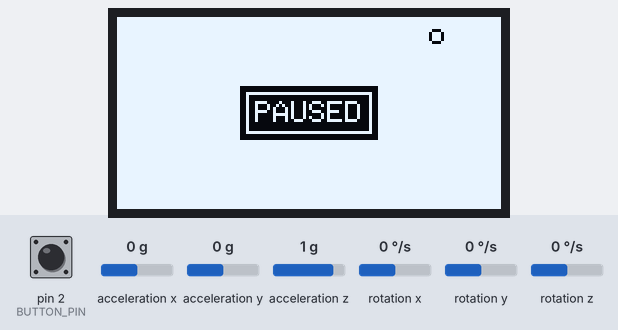
Simulated run of this program. Board: Arduino Uno, built with avr-gcc and run on an emulated ATmega328P. Parts: 128×64 one-colour display. Inputs (shaded band) come from the test bench; at power-on: pin 2 (BUTTON_PIN) HIGH, acceleration y 0 g, acceleration z 1 g, acceleration x 0 g, rotation x 0 °/s, rotation y 0 °/s, rotation z 0 °/s. The display library's start-up logo is not drawn; random numbers use the default seed unless the program sets one.

Above: at 1.2 s.
1.3 s: pin 2 (BUTTON_PIN) pulled LOW for 0.15 s
At 3.1 s:
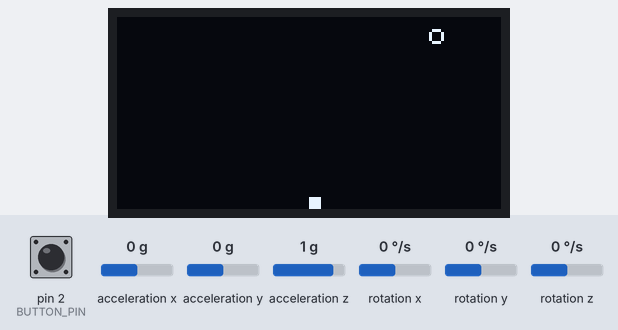
3.4 s: pin 2 (BUTTON_PIN) pulled LOW for 1 s
At 5.1 s:
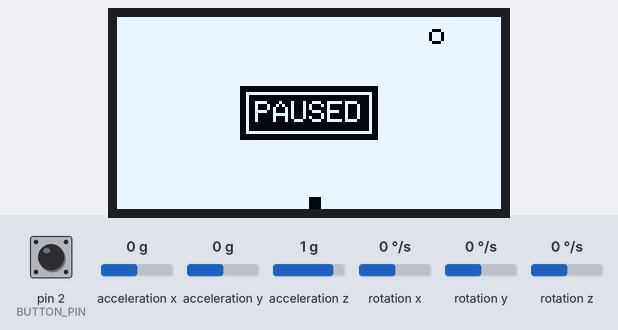
5.9 s: pin 2 (BUTTON_PIN) pulled LOW for 3.2 s
At 10.3 s:
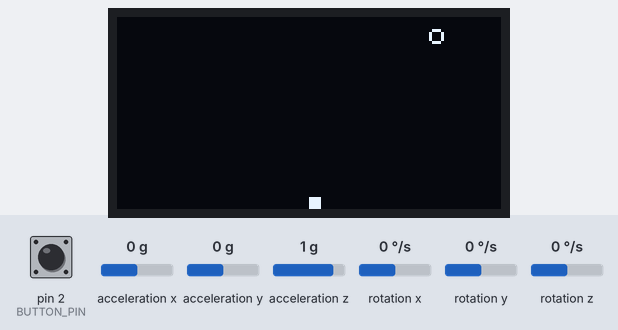
10.6 s: acceleration y set to -0.8 g
At 11.9 s:
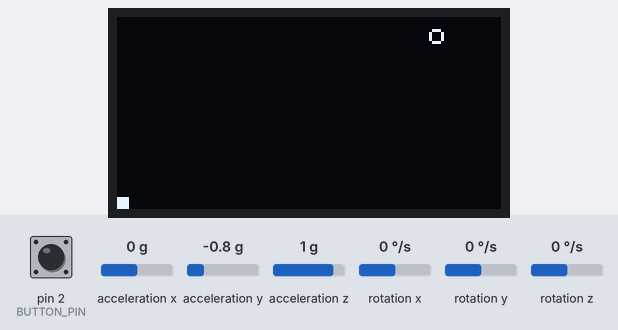
12.4 s: acceleration z set to -0.1 g
13.9 s: acceleration z set to 0.1 g
Timing chart, 0 to 16.6 s (numbered marks = the images above; inputs shaded):
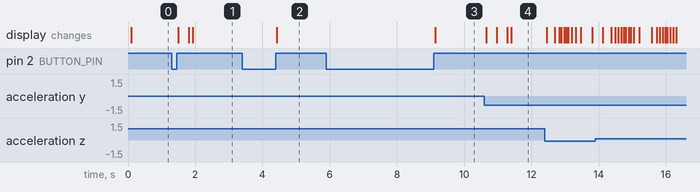

Measured:
- after the input at 1.3 s, the display: first changes after 0.19 s (image 1 shows a later state)
- after the input at 3.4 s, the display: changes after 1.0 s (image 2)
- after the input at 5.9 s, the display: changes after 3.2 s (image 3)
- after the input at 10.6 s, the display: first changes after 0.06 s (image 4 shows a later state)

The program:

main.cpp
```cpp
#include <Arduino.h>
#include "FoodieGame.h"
#include "pins.h"

RboyGame* pGame = NULL;

void setup() {
  Serial.begin(250000);
  pGame = new FoodieGame();
  pGame->set_coordiation_direction(CD_DXLYBZ);
  pGame->attach_button(BUTTON_PIN);
  pGame->attach_tone(TONE_PIN);
  pGame->initialize();
}

void loop() {
  pGame->loop();
}
```

FoodieGame.h
```cpp
#ifndef __RAW_DATA_GAME_H
#define __RAW_DATA_GAME_H

#include "RboyGame.h"
#include "Shapes.h"

enum FoodType {
  GOOD,
  BAD,
  FOOD_TYPE_COUNT
};

class FoodieGame : public RboyGame {
protected:
  Rect<double> body;
  Point<double> speed;

  Rect<uint8_t> food;
  FoodType food_type;
  unsigned long food_remain;

  bool running;
  int16_t door_height;
  unsigned long door_remain;

  void restart();
  void random_position(Point<uint8_t>* p);
  void generate_food();
  void eat_food();
  bool is_food_aten();
  bool is_won();
  void calculate(int16_t ax, int16_t ay, int16_t az, int16_t gx, int16_t gy, int16_t gz, unsigned long interval);
  void draw();
  void draw_message();
  void draw_food();
  void draw_body();

  void post_init();
  void draw_frame(int16_t ax, int16_t ay, int16_t az, int16_t gx, int16_t gy, int16_t gz, unsigned long interval);
  void handle_button();
};

#endif
```

FoodieGame.cpp
```cpp
#include "FoodieGame.h"
#include "pitches.h"

#include <math.h>

// rules
#define KEEP_GOOD_FOOD

#define MIN_SIZE      4
#define MAX_SIZE      LCDH
#define GROW_SIZE     1

#define FOOD_SIZE     5
#define FOOD_DURATION 5000000

#define DOOR_DURATION 10000

#define ACC_RATE      0.0000000005D

const uint16_t win_freqs[] PROGMEM = { NOTE_G4, 5, NOTE_G4, 5, NOTE_G4, 5, NOTE_G4, NOTE_E4, NOTE_A4, NOTE_G4, END_TONE };
const uint16_t win_duratinos[] PROGMEM = {300, 1, 10, 1, 10, 1, 100, 100, 100, 300};

void FoodieGame::post_init() {
  randomSeed(analogRead(0));
  display.setTextColor(WHITE);
  display.setTextSize(1);
  food.size.x = food.size.y = FOOD_SIZE;
  restart();
}

void FoodieGame::restart() {
  body.set_center(LCDW >> 1, LCDH >> 1);
  body.size.x = body.size.y = MIN_SIZE;
  door_height = LCDH;
  generate_food();
}

void FoodieGame::random_position(Point<uint8_t>* p) {
  p->x = random(LCDW - FOOD_SIZE);
  p->y = random(LCDH - FOOD_SIZE);
}

void FoodieGame::generate_food() {
  do {
    random_position(&(food.origin));
  } while(is_food_aten());
  food_type = body.size.x < random(MIN_SIZE, MAX_SIZE + ((MAX_SIZE - MIN_SIZE) >> 1)) ? GOOD : BAD;
  food_remain = FOOD_DURATION;
}

bool FoodieGame::is_food_aten() {
  return !(
    body.left() > food.right() ||
    body.right() < food.left() ||
    body.top() > food.bottom() ||
    body.bottom() < food.top()
  );
}

void FoodieGame::draw() {
  display.invertDisplay(!running);
  draw_body();
  draw_food();
  draw_message();
}

void FoodieGame::draw_body() {
  body.fill(display, WHITE);
}

void FoodieGame::draw_food() {
  bool draw_food = true;
  if (food_remain < FOOD_DURATION >> 1) {
    draw_food = (food_remain / 500000) & 1;
  }
  if (draw_food || !running) {
    switch(food_type) {
    case GOOD:
      food.draw(display, WHITE, FOOD_SIZE >> 1);
      break;
    case BAD:
      food.draw_cross(display, WHITE);
      break;
    default:
      break;
    }
  }
}

void FoodieGame::draw_message() {
  if (is_won()) {
    display.fillRect(0, 0, LCDW, door_height, BLACK);
    display.fillRect(0, LCDH - door_height, LCDW, LCDH, BLACK);
  }
  if (!running && door_height > LCDH >> 1) {
    uint8_t font_size = 1;
    const char* msg = is_won() ? "WIN!" : "PAUSED";
    uint8_t len = strlen(msg);
    uint8_t w = FONTW * font_size * len;
    uint8_t h = FONTH * font_size;
    uint8_t x = (LCDW - w) >> 1;
    uint8_t y = (LCDH - h) >> 1;
    display.fillRect(x - 5, y - 5, w + 10, h + 10, WHITE);
    display.drawRect(x - 3, y - 3, w + 6, h + 6, BLACK);
    display.setCursor(x, y);
    display.setTextColor(BLACK);
    display.setTextSize(font_size);
    display.print(msg);
  }
}

void FoodieGame::draw_frame(int16_t ax, int16_t ay, int16_t az, int16_t gx, int16_t gy, int16_t gz, unsigned long interval) {
  if (running) {
    calculate(-ax, ay, az, -gx, gy, gz, interval);
  } else if (is_won() && door_height < LCDH) {
    door_remain -= interval;
    if (door_remain > DOOR_DURATION) {
      door_height++;
      door_remain = DOOR_DURATION;
    }
  }
  draw();
}

void FoodieGame::calculate(int16_t ax, int16_t ay, int16_t az, int16_t gx, int16_t gy, int16_t gz, unsigned long interval) {
  // calculate speed
  speed.x += ax * ACC_RATE * interval;
  speed.y += ay * ACC_RATE * interval;
  // move
  body.origin.x += speed.x;
  body.origin.y += speed.y;

  if (body.left() < 0) {
    body.origin.x = 0;
    speed.x = 0;
  }
  if (body.right() + 1 >= LCDW) {
    body.origin.x = LCDW - body.size.x;
    speed.x = 0;
  }
  if (body.top() < 0) {
    body.origin.y = 0;
    speed.y = 0;
  }
  if (body.bottom() + 1 >= LCDH) {
    body.origin.y = LCDH - body.size.y;
    speed.y = 0;
  }
  // food
#ifdef KEEP_GOOD_FOOD
  if (food_type == BAD) {
    food_remain -= interval;
  }
#else
  food_remain -= interval;
#endif
  eat_food();
  if (food_remain > FOOD_DURATION) {
    generate_food();
  }
}

void FoodieGame::eat_food() {
  if (is_food_aten()) {
    if (food_type == GOOD) {
      tone(NOTE_B5, 100);
      body.enlarge(GROW_SIZE, GROW_SIZE);
    } else {
      tone(NOTE_CS2, 100);
      double size = body.size.x;
      body.resize_center(size / 2, size / 2);
    }
    if (is_won()) {
      running = false;
      door_height = 0;
      door_remain = DOOR_DURATION;
      play_tones(win_freqs, win_duratinos, false);
    } else {
      generate_food();
    }
  }
}

bool FoodieGame::is_won() {
  return body.size.y > MAX_SIZE;
}

void FoodieGame::handle_button() {
  if (is_won()) {
    restart();
  } else {
    running = !running;
  }
}
```

pins.h
```cpp
#ifndef __PINS_H
#define __PINS_H

#define BUTTON_PIN  2
#define TONE_PIN    A2

#endif
```
